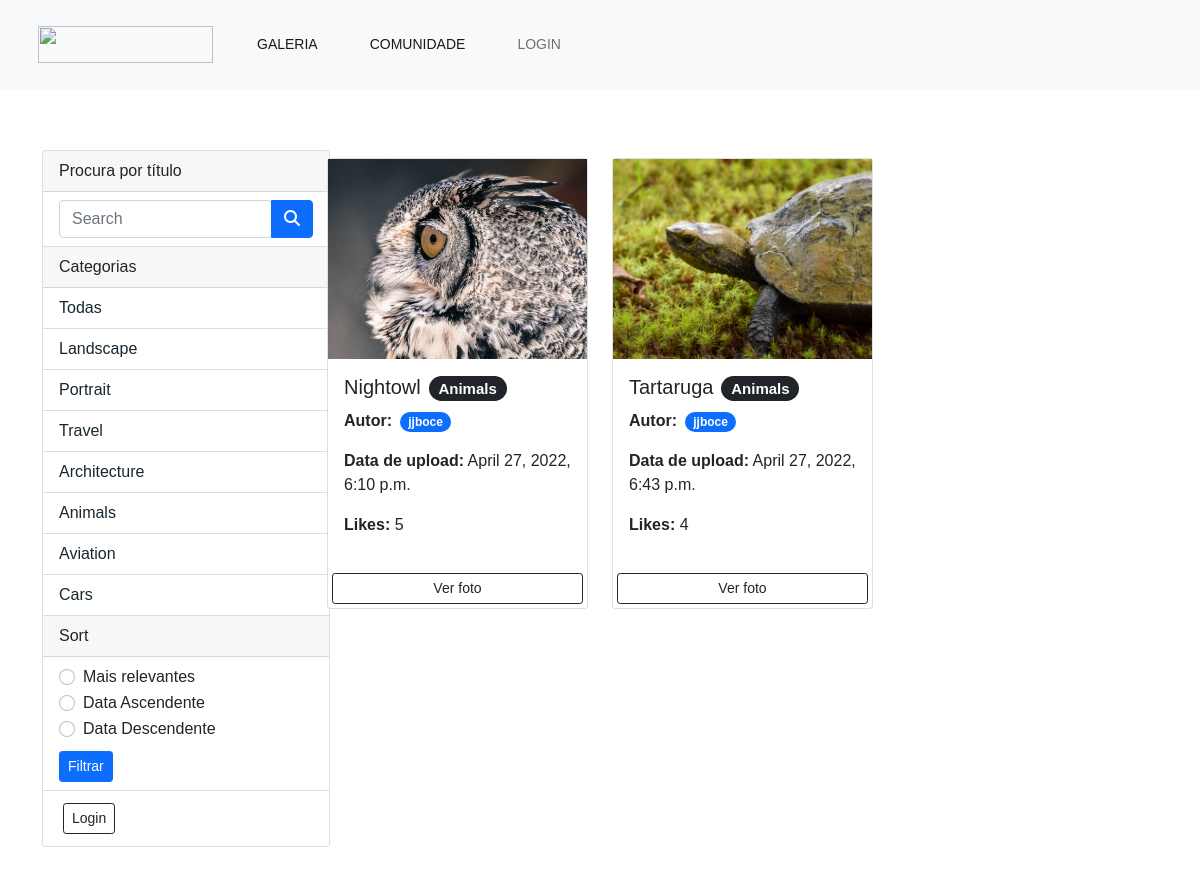
Screenshot of /galeria/?categoria=Animals with the database file from the repository.
### fotos/models.py (models this page shows, shortened)
class Categoria(models.Model):
    nome = models.CharField(max_length=100, null=False, blank=False)

class Foto(models.Model):
    categoria = models.ForeignKey(Categoria, on_delete=models.SET_NULL, null=True)
    imagem = models.ImageField(null=False, blank=False)
    titulo = models.CharField(max_length=250, null=False, blank=False)
    descricao = models.TextField()
    created_date = models.DateTimeField(default=now)
    likes = models.ManyToManyField(User, related_name='fotos_like')
    autor = models.ForeignKey(User, on_delete=models.CASCADE, default="")
    def number_of_likes(self):
        return self.likes.count()
    class Meta:
        ordering = ('created_date',)

### fotos/views.py (the view, shortened to what this page needs)
# urls.py: path('galeria/', views.galeria, name='galeria'),
def galeria(request):
    categoria = request.GET.get('categoria')
    sort = request.GET.get('sort')
    pesquisa = request.GET.get('q')
    categorias = Categoria.objects.all()
    if categoria is None:
        fotos = Foto.objects.all()
    else:
        fotos = Foto.objects.filter(categoria__nome__contains=categoria)
    if pesquisa is not None:
        fotos = Foto.objects.filter(Q(titulo__icontains=pesquisa) | Q(autor__username__icontains=pesquisa))
    context = {
        'categorias': categorias,
        'fotos': fotos
    }
    return render(request, 'fotos/galeria.html', context)

### fotos/templates/fotos/galeria.html (shortened to what this page needs)
{% extends 'base.html' %}
{% block content %}
<div class="container">
    <div class="row">
        <div class="col-md-3">
            <div class="card" style="width: 18rem;">
                <div class="card-header">
                    Procura por título
                </div>
                <ul class="list-group list-group-flush">
                    <li class="list-group-item">
                        <form action="{% url 'fotos:galeria' %}" method="get">
                            <div class="input-group">
                                <input name="q" type="search" class="form-control rounded" placeholder="Search" aria-label="Search" aria-describedby="search-addon" />
                                <button type="submit" class="btn btn-primary">
                                    <i class="fa fa-search" aria-hidden="true"></i>
                                </button>
                            </div>
                        </form>
                    </li>
                    <div class="card-header">
                        Categorias
                    </div>
                    <li class="list-group-item">
                        <a href="{% url 'fotos:galeria' %}" class="hover_link">Todas</a>
                    </li>
                    {% for categoria in categorias %}
                    <li class="list-group-item">
                        <a href="{% url 'fotos:galeria' %}?categoria={{categoria.nome}}" class="hover_link">
                            {{categoria.nome}}
                        </a>
                    </li>
                    {% endfor %}
                    <div class="card-header">
                        Sort
                    </div>
                    <li class="list-group-item">
                        <form action="{% url 'fotos:galeria' %}" method="get">
                            <div class="form-check">
                                <input class="form-check-input" type="radio" name="sort" id="likes"
                                       value="likes">
                                <label class="form-check-label" for="likes">
                                    Mais relevantes
                                </label>
                            </div>
                            <div class="form-check">
                                <input class="form-check-input" type="radio" name="sort" id="dataAscendente"
                                       value="dataAscendente">
                                <label class="form-check-label" for="dataAscendente">
                                    Data Ascendente
                                </label>
                            </div>
                            <div class="form-check">
                                <input class="form-check-input" type="radio" name="sort" id="dataDecrescente"
                                       value="dataDecrescente">
                                <label class="form-check-label" for="dataDecrescente">
                                    Data Descendente
                                </label>
                            </div>
                            <button type="submit" class="btn btn-sm btn-primary btn-block mt-2">
                                Filtrar
                            </button>
                        </form>
                    </li>
                    {% if user.is_authenticated %}
                    <li class="list-group-item">
                        <a href="{% url 'fotos:criar' %}" class="btn btn-dark btn-sm m-1">
                            Adicionar foto</a>
                    </li>
                    <li class="list-group-item">
                        <a href="{% url 'fotos:profile' request.user.id %}" class="btn btn-dark btn-sm m-1">
                            Perfil</a>
                        <a href="{% url 'fotos:processlogout' %}" class="btn btn-outline-dark btn-sm m-1">
                            Logout</a>
                    </li>
                    {% else %}
                    <li class="list-group-item">
                        <a href="{% url 'fotos:login' %}" class="btn btn-outline-dark btn-sm m-1">
                            Login</a>
                    </li>
                    {% endif %}
                </ul>
            </div>
        </div>
        <div class="col-md-9">
            <div class="row">
                {% for foto in fotos %}
                <div class="col-md-4">
                    <div class="card my-2">
                        <img class="image-thumbnail" src="{{foto.imagem.url}}" alt="Card image cap">
                        <div class="card-body">
                            <h5 class="card-title">
                                {{foto.titulo}}<span class="badge rounded-pill bg-dark mx-2">{{foto.categoria.nome}}</span>
                            </h5>
                            <p><strong>Autor:</strong>
                                <span class="badge rounded-pill bg-primary mx-1">{{foto.autor.username}}</span>
                            </p>
                            <p><strong>Data de upload:</strong> {{foto.created_date}}</p>
                            <p><strong>Likes:</strong> {{foto.number_of_likes}}</p>
                        </div>
                        <a href="{% url 'fotos:foto' foto.id %}" class="btn btn-outline-dark btn-sm m-1">Ver foto</a>
                    </div>
                </div>
                {% empty %}
                <h3>Não há fotos :/ ...</h3>
                {% endfor %}
            </div>
        </div>
    </div>
</div>
{% endblock %}

### static/css/galeria.css (style rules this page uses)
.image-thumbnail { height: 200px; object-fit: cover; }
body { background-color: #fff; font-family: 'Karla', sans-serif; }
.hover_link { color: #18272F; position: relative; text-decoration: none; }
.hover_link::before { content: ''; position: absolute; width: 100%; height: 2px; border-radius: 4px; background-color: #18272F; bottom: 0; left: 0; transform-origin: right; transform: scaleX(0); transition: transform .3s ease-in-out; }

### rows the page displays
Categoria: nome "Landscape"
Categoria: nome "Portrait"
Categoria: nome "Travel"
Categoria: nome "Architecture"
Categoria: nome "Animals"
Categoria: nome "Aviation"
Categoria: nome "Cars"
Foto: imagem (picture), titulo "Nightowl", categoria.nome "Animals", autor.username "jjboce", created_date "April 27, 2022, 6:10 p.m.", number_of_likes "5"
Foto: imagem (picture), titulo "Tartaruga", categoria.nome "Animals", autor.username "jjboce", created_date "April 27, 2022, 6:43 p.m.", number_of_likes "4"
